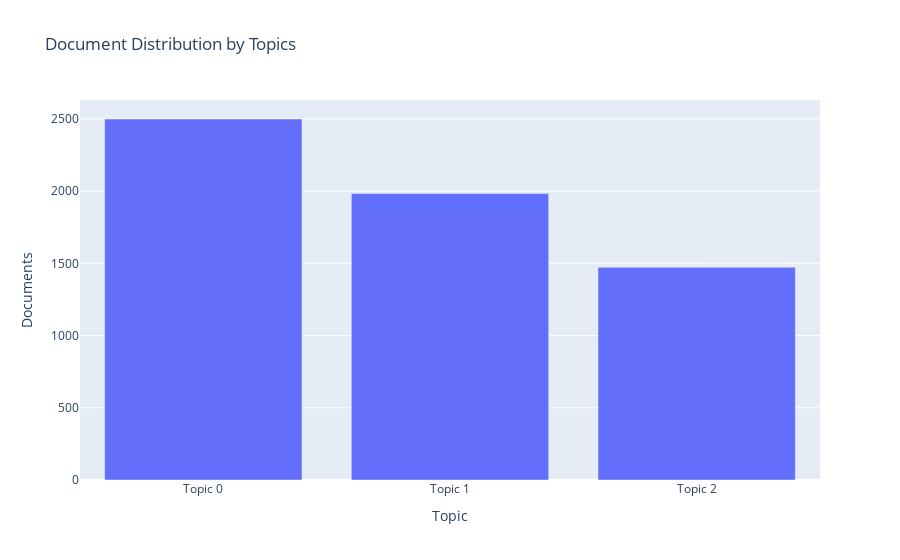

Notebook cell for this chart:
### Code cell
plot_model(lda, plot = 'topic_distribution')

### Figure 1 — Plotly figure (JSON) as saved in the notebook; plotly's stock layout.template omitted (floating-point values rounded to 4 significant figures)
{"data": [{"alignmentgroup": "True", "customdata": [["people, live, country, poor, make, get, many, give, still, also"], ["make, help, people, live, take, rich, say, year, poor, pay"], ["time, go, world, support, say, human, need, know, good, well"]], "hovertemplate": "Topic=%{x}<br>Documents=%{y}<br>Keyword=%{customdata[0]}<extra></extra>", "legendgroup": "", "marker": {"color": "#636efa"}, "name": "", "offsetgroup": "", "orientation": "v", "showlegend": false, "textposition": "auto", "type": "bar", "x": ["Topic 0", "Topic 1", "Topic 2"], "xaxis": "x", "y": [2499, 1983, 1472], "yaxis": "y"}], "layout": {"barmode": "relative", "legend": {"tracegroupgap": 0}, "title": {"text": "Document Distribution by Topics"}, "xaxis": {"anchor": "y", "domain": [0, 1], "title": {"text": "Topic"}}, "yaxis": {"anchor": "x", "domain": [0, 1], "title": {"text": "Documents"}}}}
